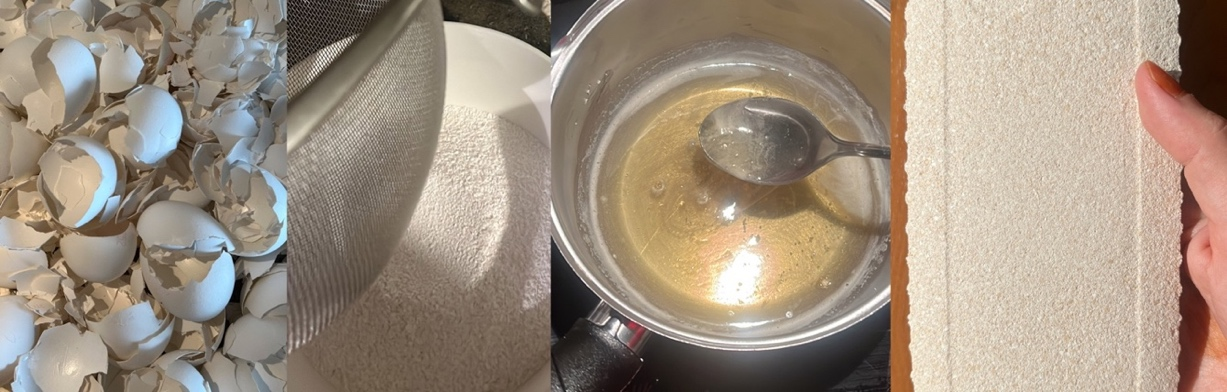
#> input picture konferans-bildirisi/03-gorseller/03-uretim-sureci.jpeg, 1227 x 392 px
$ python sekil-uret.py
#> lines starting #> are read from the running program, lines starting #| are printed output that depends on the picture
#!/usr/bin/env python3
"""JSCMT makalesinin şekilleri (Fig. 1–8; numaralar metindeki ilk atıf sırasıdır).

Çıktılar (sekiller/):
  Fig_N.png   — Word'e gömülen sürüm (yerleşim boyutunda en az 300 dpi)
  Fig_N.tif   — ayrı dosya olarak yüklenecek bitmap (LZW, 300 dpi)
  Fig_N.eps   — yalnızca çizim şekilleri (Fig. 6, 8): vektör, canlı metin
  panels/     — fotoğraf panelleri etiketsiz ve ayrı (etiketler ayrı katman şartı için)

Çizimler ../hesap.json'dan, fotoğraflar ../../03-gorseller/ klasöründeki tez
görsellerinden gelir. Fotoğraflara yalnızca kırpma ve yeniden ölçekleme uygulanır.

    python3 ../hesap.py && python3 sekil-uret.py
"""
import json
import math
import os

from PIL import Image, ImageDraw, ImageFont
import matplotlib

matplotlib.use("Agg")
import matplotlib.pyplot as plt
from matplotlib import font_manager

HERE = os.path.dirname(os.path.abspath(__file__))
SRC = os.path.join(HERE, "..", "..", "03-gorseller")
OUT = os.path.join(HERE, "sekiller")
PAN = os.path.join(OUT, "panels")
os.makedirs(PAN, exist_ok=True)
R = json.load(open(os.path.join(HERE, "..", "hesap.json"), encoding="utf-8"))
#> (reads konferans-bildirisi/07-makale/hesap.json from the repository)

INK, INK2, MUTED = "#0b0b0b", "#52514e", "#898781"
GRID, AXIS, SURF = "#e1e0d9", "#c3c2b7", "#ffffff"
BLUE = "#2a78d6"
GREY = "#8f8d86"

SANS = next((f for f in ("Liberation Sans", "Arial", "DejaVu Sans")
             if any(f == x.name for x in font_manager.fontManager.ttflist)), "DejaVu Sans")
plt.rcParams.update({
    "font.family": SANS, "font.size": 8, "axes.edgecolor": AXIS, "axes.linewidth": 0.75,
    "axes.labelcolor": INK2, "axes.labelsize": 8.5, "xtick.color": INK2, "ytick.color": INK2,
    "xtick.labelsize": 8, "ytick.labelsize": 8, "xtick.major.width": 0.75, "ytick.major.width": 0.75,
    "xtick.major.size": 3, "ytick.major.size": 3, "grid.color": GRID, "grid.linewidth": 0.75,
    "grid.linestyle": "-", "axes.axisbelow": True, "figure.facecolor": SURF, "axes.facecolor": SURF,
    "savefig.facecolor": SURF, "legend.frameon": False,
    "mathtext.fontset": "custom", "mathtext.rm": SANS, "mathtext.it": SANS + ":italic",
    "mathtext.bf": SANS + ":bold", "mathtext.default": "regular",
    "ps.fonttype": 42, "pdf.fonttype": 42,
})
CM = 1 / 2.54
DPI_PLOT = 600


def bare(ax):
    for s in ("top", "right"):
        ax.spines[s].set_visible(False)


def pil_font(size):
    for base in ("/usr/share/fonts/truetype/liberation", "/usr/share/fonts/liberation", "/usr/share/fonts/truetype/dejavu"):
        for name in ("LiberationSans-Bold.ttf", "DejaVuSans-Bold.ttf"):
            p = os.path.join(base, name)
            if os.path.exists(p):
                return ImageFont.truetype(p, size)
    return ImageFont.load_default()


def tag(im, letter):
    im = im.copy()
    size = max(22, im.height // 14)
    d = ImageDraw.Draw(im)
    f = pil_font(size)
    t = f"({letter})"
    w, h = d.textbbox((0, 0), t, font=f)[2:]
    pad = size // 3
    d.rectangle([0, 0, w + 2 * pad, h + 2 * pad], fill="white")
    d.text((pad, pad // 2), t, font=f, fill=INK)
    return im


def row(panels, height, gap=14, labels=True):
    sc = [p.resize((round(p.width * height / p.height), height), Image.LANCZOS) for p in panels]
    W = sum(p.width for p in sc) + gap * (len(sc) - 1)
    out = Image.new("RGB", (W, height), "white")
    x = 0
    for i, p in enumerate(sc):
        out.paste(tag(p, "abcdef"[i]) if labels else p, (x, 0))
        x += p.width + gap
    return out


def save_bitmap(im, n, width_cm):
    """Gömme için PNG, ayrı yükleme için TIFF; yerleşim boyutunda dpi hesabı döndürür."""
    im = im.convert("RGB")
    dpi_eff = im.width / (width_cm / 2.54)
    im.save(os.path.join(OUT, f"Fig_{n}.png"), dpi=(300, 300))
    im.save(os.path.join(OUT, f"Fig_{n}.tif"), compression="tiff_lzw", dpi=(300, 300))
    return dpi_eff


def save_plot(fig, n, width_cm):
    fig.savefig(os.path.join(OUT, f"Fig_{n}.eps"), bbox_inches="tight", pad_inches=0.04)
    png = os.path.join(OUT, f"Fig_{n}.png")
    fig.savefig(png, dpi=DPI_PLOT, bbox_inches="tight", pad_inches=0.04)
    plt.close(fig)
    im = Image.open(png).convert("RGB")
    im.save(os.path.join(OUT, f"Fig_{n}.tif"), compression="tiff_lzw", dpi=(DPI_PLOT, DPI_PLOT))
    return im.width / (width_cm / 2.54)


report = {}

# ---------------------------------------------------------------- Fig. 1 · üretim dizisi
strip = Image.open(os.path.join(SRC, "03-uretim-sureci.jpeg")).convert("RGB")
#> strip is the input picture: PIL image 1227x392 RGB; mean R, G, B 158.5, 143.7, 127.9
cuts = [(0, 286), (288, 550), (552, 890), (892, strip.width)]
p1 = [strip.crop((a, 0, b, strip.height)) for a, b in cuts]
#> p1 = 4 items
for i, p in enumerate(p1):
    p.save(os.path.join(PAN, f"Fig_1{'abcd'[i]}.tif"), compression="tiff_lzw", dpi=(300, 300))
#> this loop made 4 passes
row(p1, 392 * 2, labels=False).save(os.path.join(PAN, "Fig_1_unlabelled.tif"), compression="tiff_lzw", dpi=(300, 300))
#> in row, `W = sum(p.width for p in sc) + gap * (len(sc) - 1)`: W = 2484
#> in row, `out = Image.new("RGB", (W, height), "white")`: out: PIL image 2484x784 RGB; every value is 255
#> the loop in row, `for i, p in enumerate(sc):` made 4 passes
#> x on passes 1 to 4: 586, 1124, 1814, 2498
#> after the loop in row, `for i, p in enumerate(sc):`:
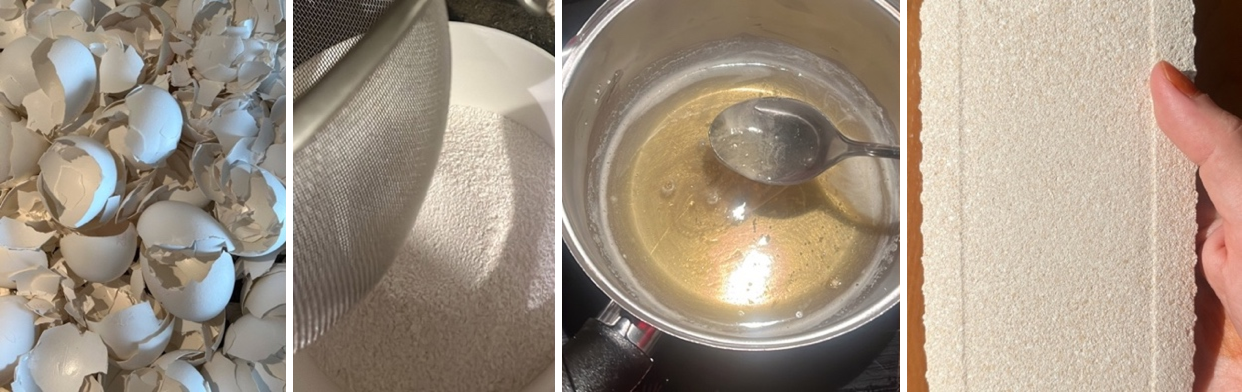
#> out: PIL image 2484x784 RGB (shown at 1/2 size); mean R, G, B 160.2, 145.7, 130.2
#> after the loop in row, `for i, p in enumerate(sc):`: x = 2498
report[1] = save_bitmap(row(p1, 392 * 2), 1, 18.0)
#> call 2 of row, with height = 784, gap = 14, labels = True
#> the loop in row (call 2), `for i, p in enumerate(sc):` made 4 passes
#> (t in tag, w in tag, x) on passes 1 to 4: ('(a)', 68, 586), ('(b)', 72, 1124), ('(c)', 68, 1814), ('(d)', 72, 2498)
#> after the loop in row (call 2), `for i, p in enumerate(sc):`:
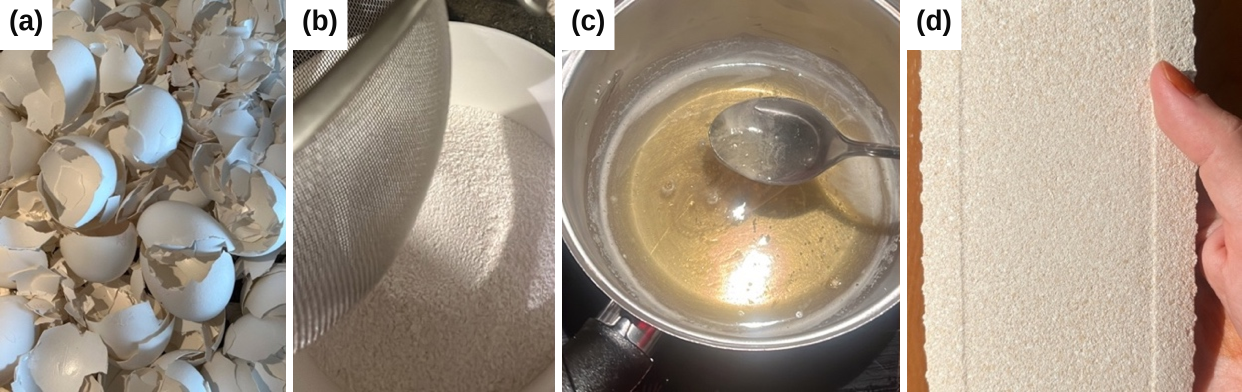
#> out: PIL image 2484x784 RGB (shown at 1/2 size); mean R, G, B 162.1, 147.8, 132.6

# ---------------------------------------------------------------- Fig. 2 · σc – S/W
fit = R["fits"]["solids_to_water"]
xs, ys = fit["x"], fit["y"]
fig, ax = plt.subplots(figsize=(10.5 * CM, 8.2 * CM))
line = lambda x: fit["slope"] * x + fit["intercept"]
ax.plot([0, min(xs)], [line(0), line(min(xs))], color=BLUE, linewidth=1.0, linestyle=(0, (4, 3)), alpha=0.75)
ax.plot([max(xs), 0.66], [line(max(xs)), line(0.66)], color=BLUE, linewidth=1.0, linestyle=(0, (4, 3)), alpha=0.75)
ax.plot([min(xs), max(xs)], [line(min(xs)), line(max(xs))], color=BLUE, linewidth=1.5)
ax.plot(xs, ys, "o", ms=7.5, color=BLUE, mec=SURF, mew=1.5, zorder=3)
for k, x, y in zip(["C1", "C2", "C3"], xs, ys):
    ax.annotate(f"{k}  {y:.2f} MPa", (x, y), xytext=(9, -11), textcoords="offset points",
                fontsize=8, color=INK, ha="left", va="center")
ax.text(0.03, 4.72, f"$σ_c$ = {fit['slope']:.2f}·(S/W) + {fit['intercept']:.2f}\n"
                    f"R$^2$ = {fit['r2']:.3f}  (three formulation means)",
        fontsize=8, color=INK, va="top", linespacing=1.5)
ax.set_xlim(0, 0.7); ax.set_ylim(0, 5)
ax.set_xticks([0, 0.1, 0.2, 0.3, 0.4, 0.5, 0.6, 0.7]); ax.set_yticks([0, 1, 2, 3, 4, 5])
ax.set_xlabel("Solids-to-water ratio of the mixture, S/W (g/g)"); ax.set_ylabel("Mean compressive strength (MPa)")
ax.grid(True); bare(ax)
report[6] = save_plot(fig, 6, 10.5)

# ---------------------------------------------------------------- Fig. 3 · basma fotoğrafı
c = Image.open(os.path.join(SRC, "04-basma-ficilasmis-kup.jpeg")).convert("RGB").crop((20, 440, 563, 930))
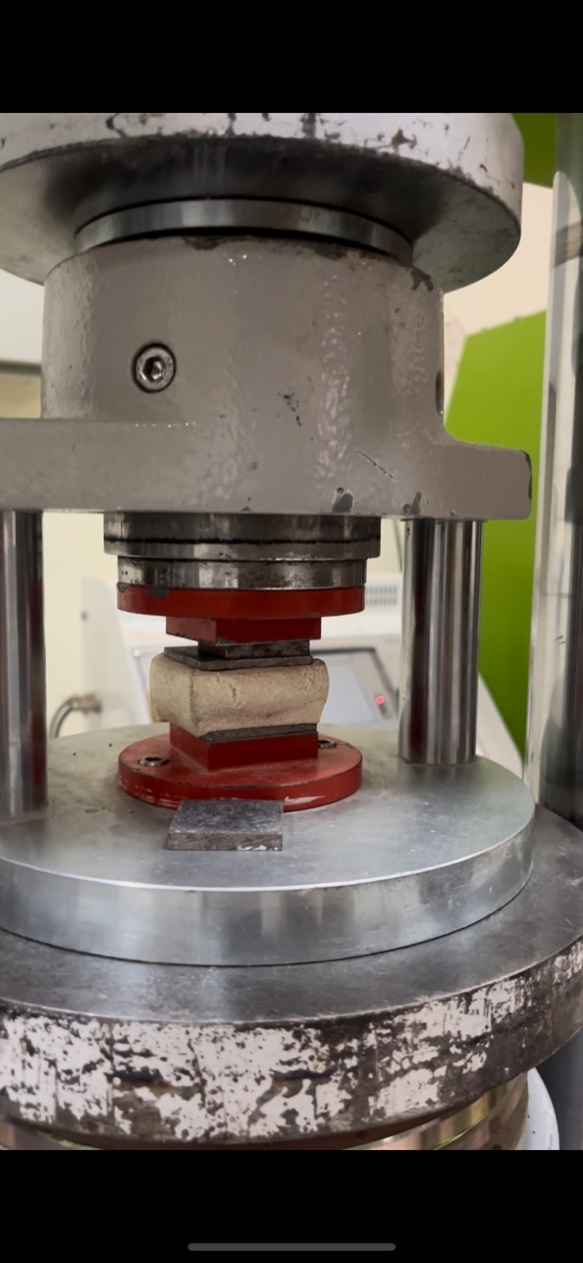
#> input picture konferans-bildirisi/03-gorseller/04-basma-ficilasmis-kup.jpeg, 583 x 1263 px
c.save(os.path.join(PAN, "Fig_7_original_crop.tif"), compression="tiff_lzw", dpi=(300, 300))
report[7] = save_bitmap(c.resize((c.width * 2, c.height * 2), Image.LANCZOS), 7, 8.0)

# ---------------------------------------------------------------- Fig. 4 · eğilme fotoğrafları
early = Image.open(os.path.join(SRC, "07-egilme-yakin-yiv.jpeg")).convert("RGB").rotate(-90, expand=True)
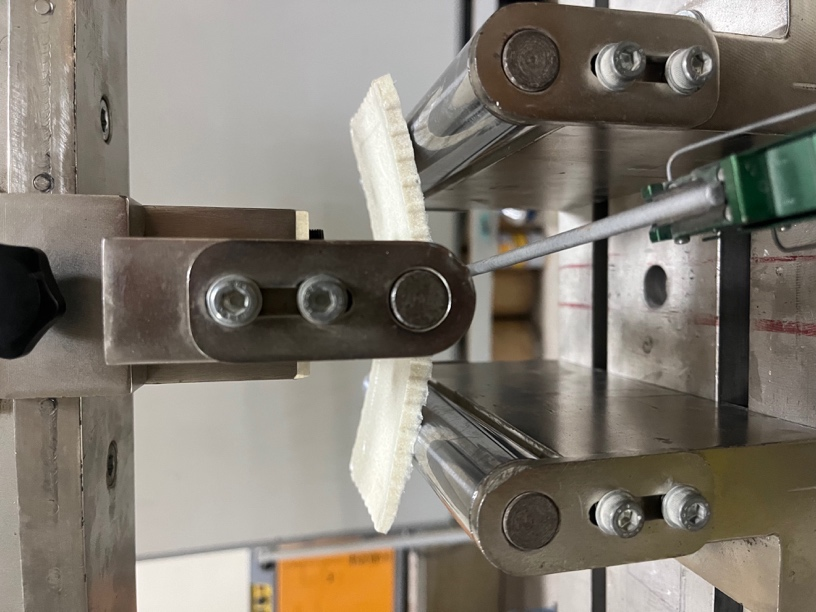
#> input picture konferans-bildirisi/03-gorseller/07-egilme-yakin-yiv.jpeg, 816 x 612 px
early = early.crop((0, 60, early.width, 760))
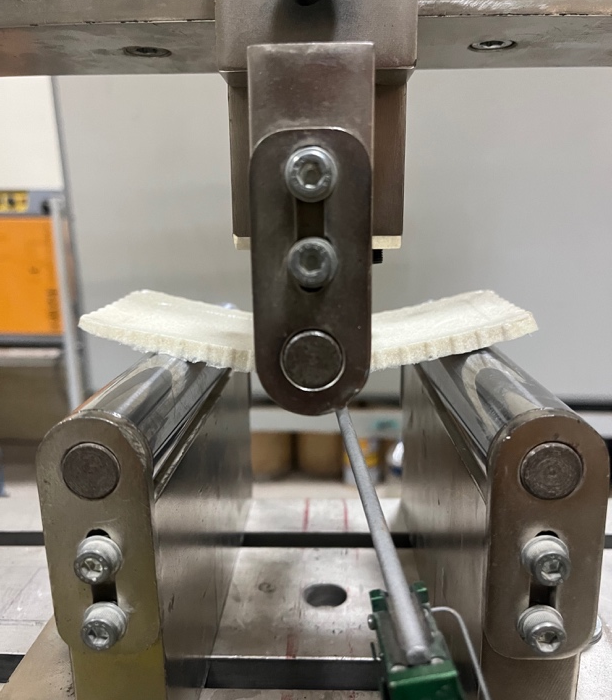
#> early: PIL image 612x700 RGB; mean R, G, B 131, 124.3, 114.1
large = Image.open(os.path.join(SRC, "06-egilme-buyuk-sehim.jpg")).convert("RGB").crop((0, 470, 720, 1130))
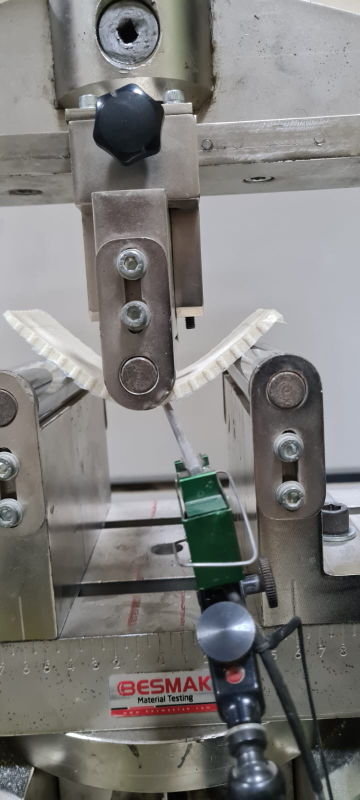
#> input picture konferans-bildirisi/03-gorseller/06-egilme-buyuk-sehim.jpg, 720 x 1600 px (shown at 1/2 size)
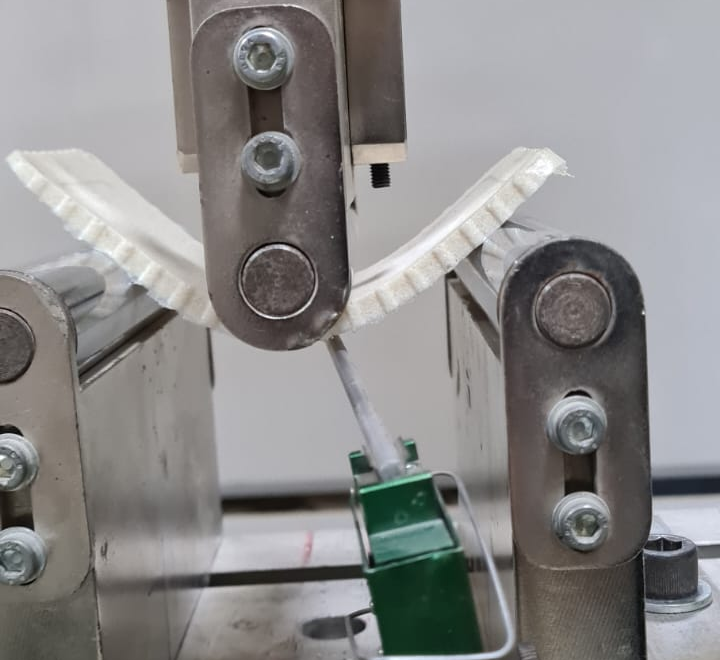
#> large: PIL image 720x660 RGB; mean R, G, B 139.1, 137.9, 137.7
#> (the run stopped early here; a loop or call above may not have finished)
